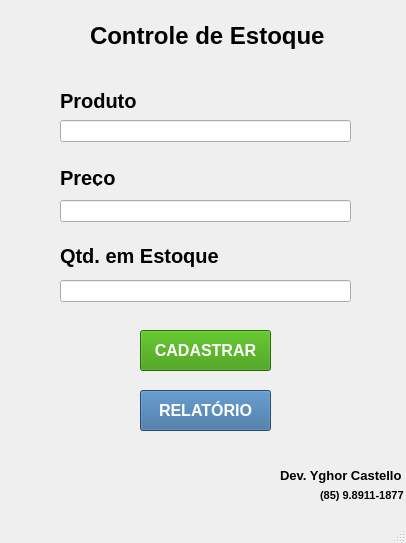
<?xml version="1.0" encoding="UTF-8"?>
<ui version="4.0">
 <class>MainWindow</class>
 <widget class="QMainWindow" name="MainWindow">
  <property name="geometry">
   <rect>
    <x>0</x>
    <y>0</y>
    <width>406</width>
    <height>543</height>
   </rect>
  </property>
  <property name="windowTitle">
   <string>MainWindow</string>
  </property>
  <widget class="QWidget" name="centralwidget">
   <widget class="QLabel" name="label">
    <property name="geometry">
     <rect>
      <x>90</x>
      <y>20</y>
      <width>241</width>
      <height>31</height>
     </rect>
    </property>
    <property name="font">
     <font>
      <family>Arial</family>
      <pointsize>18</pointsize>
      <bold>true</bold>
     </font>
    </property>
    <property name="text">
     <string>Controle de Estoque</string>
    </property>
   </widget>
   <widget class="QLabel" name="label_2">
    <property name="geometry">
     <rect>
      <x>60</x>
      <y>90</y>
      <width>81</width>
      <height>21</height>
     </rect>
    </property>
    <property name="font">
     <font>
      <family>Arial</family>
      <pointsize>15</pointsize>
      <bold>true</bold>
     </font>
    </property>
    <property name="text">
     <string>Produto</string>
    </property>
   </widget>
   <widget class="QLabel" name="label_3">
    <property name="geometry">
     <rect>
      <x>60</x>
      <y>170</y>
      <width>101</width>
      <height>16</height>
     </rect>
    </property>
    <property name="font">
     <font>
      <family>Arial</family>
      <pointsize>15</pointsize>
      <bold>true</bold>
     </font>
    </property>
    <property name="text">
     <string>Preço</string>
    </property>
   </widget>
   <widget class="QLabel" name="label_4">
    <property name="geometry">
     <rect>
      <x>60</x>
      <y>240</y>
      <width>231</width>
      <height>31</height>
     </rect>
    </property>
    <property name="font">
     <font>
      <family>Arial</family>
      <pointsize>15</pointsize>
      <bold>true</bold>
     </font>
    </property>
    <property name="text">
     <string>Qtd. em Estoque</string>
    </property>
   </widget>
   <widget class="QLineEdit" name="txtProduto">
    <property name="geometry">
     <rect>
      <x>60</x>
      <y>120</y>
      <width>291</width>
      <height>22</height>
     </rect>
    </property>
    <property name="styleSheet">
     <string notr="true">font: 14pt &quot;Arial&quot;;</string>
    </property>
   </widget>
   <widget class="QLineEdit" name="txtPreco">
    <property name="geometry">
     <rect>
      <x>60</x>
      <y>200</y>
      <width>291</width>
      <height>22</height>
     </rect>
    </property>
    <property name="styleSheet">
     <string notr="true">font: 14pt &quot;Arial&quot;;</string>
    </property>
   </widget>
   <widget class="QLineEdit" name="txtEstoque">
    <property name="geometry">
     <rect>
      <x>60</x>
      <y>280</y>
      <width>291</width>
      <height>22</height>
     </rect>
    </property>
    <property name="styleSheet">
     <string notr="true">font: 14pt &quot;Arial&quot;;</string>
    </property>
   </widget>
   <widget class="QPushButton" name="btnCadastrar">
    <property name="geometry">
     <rect>
      <x>140</x>
      <y>330</y>
      <width>131</width>
      <height>41</height>
     </rect>
    </property>
    <property name="font">
     <font>
      <family>Arial</family>
      <pointsize>12</pointsize>
      <bold>true</bold>
     </font>
    </property>
    <property name="styleSheet">
     <string notr="true">background-color: rgb(50, 149, 0);
color: rgb(255, 255, 255);</string>
    </property>
    <property name="text">
     <string>CADASTRAR</string>
    </property>
   </widget>
   <widget class="QPushButton" name="btnRelatorio">
    <property name="geometry">
     <rect>
      <x>140</x>
      <y>390</y>
      <width>131</width>
      <height>41</height>
     </rect>
    </property>
    <property name="font">
     <font>
      <family>Arial</family>
      <pointsize>12</pointsize>
      <bold>true</bold>
     </font>
    </property>
    <property name="styleSheet">
     <string notr="true">background-color: rgb(51, 103, 154);
color: rgb(255, 255, 255);</string>
    </property>
    <property name="text">
     <string>RELATÓRIO</string>
    </property>
   </widget>
   <widget class="QLabel" name="label_5">
    <property name="geometry">
     <rect>
      <x>280</x>
      <y>460</y>
      <width>231</width>
      <height>31</height>
     </rect>
    </property>
    <property name="font">
     <font>
      <family>Arial</family>
      <pointsize>10</pointsize>
      <bold>true</bold>
     </font>
    </property>
    <property name="text">
     <string>Dev. Yghor Castello</string>
    </property>
   </widget>
   <widget class="QLabel" name="label_6">
    <property name="geometry">
     <rect>
      <x>320</x>
      <y>480</y>
      <width>231</width>
      <height>31</height>
     </rect>
    </property>
    <property name="font">
     <font>
      <family>Arial</family>
      <pointsize>8</pointsize>
      <bold>true</bold>
     </font>
    </property>
    <property name="text">
     <string>(85) 9.8911-1877</string>
    </property>
   </widget>
  </widget>
  <widget class="QMenuBar" name="menubar">
   <property name="geometry">
    <rect>
     <x>0</x>
     <y>0</y>
     <width>406</width>
     <height>22</height>
    </rect>
   </property>
  </widget>
  <widget class="QStatusBar" name="statusbar"/>
 </widget>
 <resources/>
 <connections/>
</ui>
